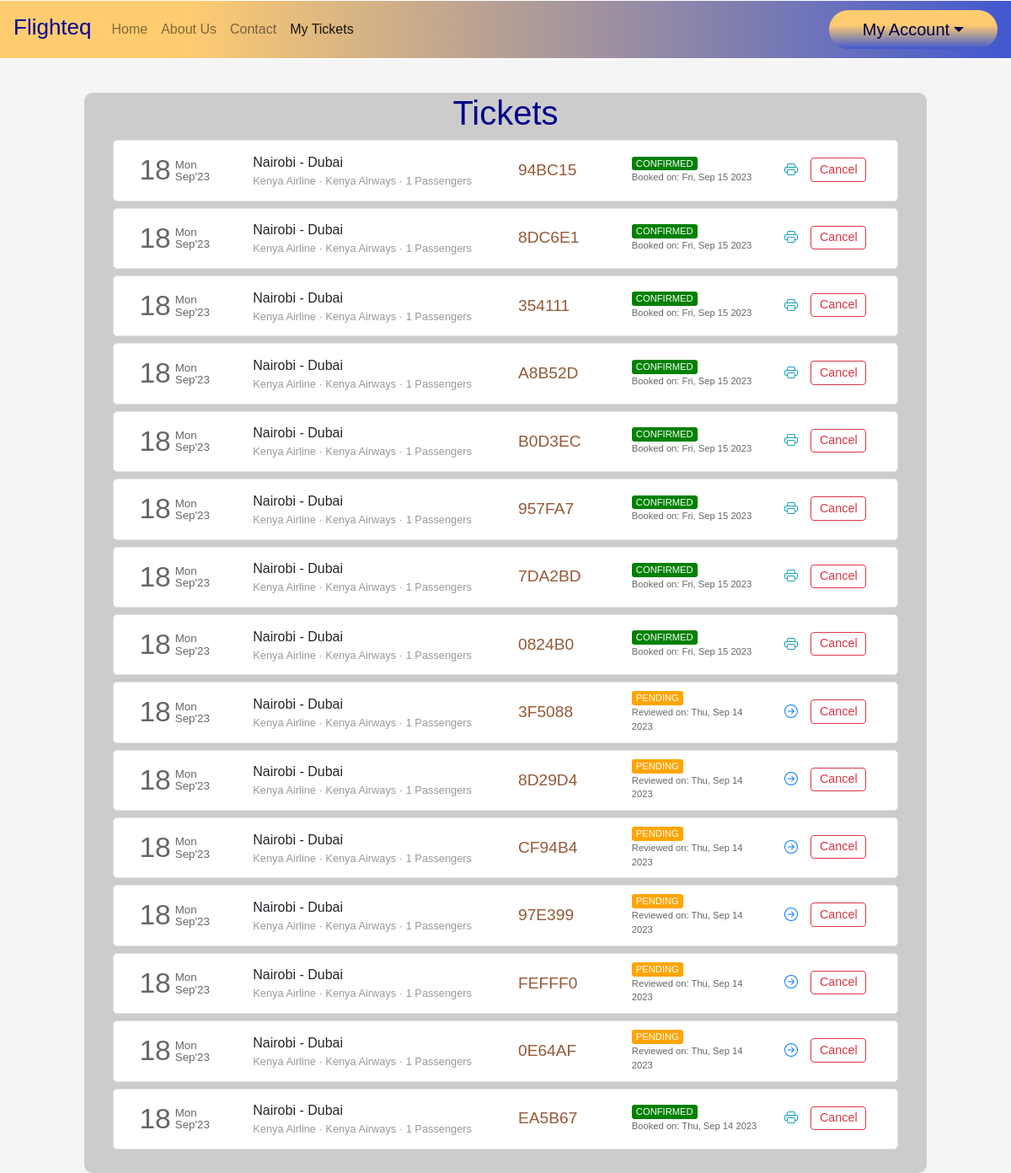
The app's page /flight/bookings (signed in) with its own data.
### flight/models.py (models this page shows, shortened)
class Ticket(models.Model):
    user = models.ForeignKey(User,on_delete=models.CASCADE,related_name="bookings", blank=True, null=True)
    ref_no = models.CharField(max_length=6, unique=True)
    passengers = models.ManyToManyField(Passenger, related_name="flight_tickets")
    flight = models.ForeignKey(Flight, on_delete=models.CASCADE, related_name="tickets", blank=True, null=True)
    flight_ddate = models.DateField(blank=True, null=True)
    flight_adate = models.DateField(blank=True, null=True)
    flight_fare = models.FloatField(blank=True,null=True)
    other_charges = models.FloatField(blank=True,null=True)
    coupon_used = models.CharField(max_length=15,blank=True)
    coupon_discount = models.FloatField(default=0.0)
    total_fare = models.FloatField(blank=True, null=True)
    seat_class = models.CharField(max_length=20, choices=SEAT_CLASS)
    booking_date = models.DateTimeField(default=datetime.now)
    mobile = models.CharField(max_length=20,blank=True)
    email = models.EmailField(max_length=45, blank=True)
    status = models.CharField(max_length=45, choices=TICKET_STATUS)

class Flight(models.Model):
    origin = models.ForeignKey(Place, on_delete=models.CASCADE, related_name="departures")
    destination = models.ForeignKey(Place, on_delete=models.CASCADE, related_name="arrivals")
    depart_time = models.TimeField(auto_now=False, auto_now_add=False)
    depart_day = models.ManyToManyField(Week, related_name="flights_of_the_day")
    duration = models.DurationField(null=True)
    arrival_time = models.TimeField(auto_now=False, auto_now_add=False)
    plane = models.CharField(max_length=24)
    airline = models.CharField(max_length=64)
    economy_fare = models.FloatField(null=True)
    business_fare = models.FloatField(null=True)
    first_fare = models.FloatField(null=True)

class Place(models.Model):
    city = models.CharField(max_length=64)
    airport = models.CharField(max_length=64)
    code = models.CharField(max_length=3)
    country = models.CharField(max_length=64)

### flight/views.py (the view)
# urls.py: path('flight/bookings', views.bookings, name="bookings"),
def bookings(request):
    if request.user.is_authenticated:
        tickets = Ticket.objects.filter(user=request.user).order_by('-booking_date')
        return render(request, 'flight/bookings.html', {
            'page': 'bookings',
            'tickets': tickets
        })
    else:
        return HttpResponseRedirect(reverse('login'))

### flight/templates/flight/bookings.html (shortened to what this page needs)
{% extends 'flight/base.html' %}
{% load static %}
{% block head %}
    <link rel="stylesheet" href="{% static 'css/bookings_style.css' %}">
{% endblock head %}
{% block body %}
    <section class="section section1">
        <div class="container">
            <h1>Tickets</h1>
            {% if tickets %}
                {% for ticket in tickets %}
                    <div class="row each-booking-div" id="{{ticket.ref_no}}">
                        <div class="col-2" style="display: flex;">
                            <div style="display: flex; color: #666666; margin-top: auto;">
                                <div>
                                    <span style="font-size: 2.1em;">{{ticket.flight_ddate | date:"d"}}</span>
                                </div>
                                <div style="font-size: smaller; display: flex; margin: auto 0; padding-left: 5px; line-height: 1em;">
                                    <div style="margin: auto;">
                                        <div style="margin-bottom: 1px;">{{ticket.flight_ddate | date:"D"}}</div>
                                        <div style="margin-top: 1px;">{{ticket.flight_ddate | date:"M'y"}}</div>
                                    </div>
                                </div>
                            </div>
                        </div>
                        <div class="col-4 middle-div">
                            <div style="width:100%">
                                <div class="row places-div" style=" display: flex;">
                                    <div style="max-width: 45%;">{{ticket.flight.origin.city}}</div>
                                    <div>&nbsp;-&nbsp;</div>
                                    <div style="max-width: 45%;">{{ticket.flight.destination.city}}</div>
                                </div>
                                <div class="row places-div" style="font-size: .8em; color: #999999; ">
                                    <div style="max-width: 100%;">{{ticket.flight.airline}} &middot; {{ticket.flight.plane}} &middot; {{ticket.passengers.count}} Passengers</div>
                                </div>
                            </div>
                        </div>
                        <div class="col-2 middle-div">
                            <div style="font-size: 1.2em; color: #945937;">{{ticket.ref_no}}</div>
                        </div>
                        <div class="col-2 middle-div">
                            <div>
                                <div class="row status-div">
                                    {% if ticket.status == 'CONFIRMED' %}
                                        <div class="green">{{ticket.status}}</div>
                                    {% endif %}
                                    {% if ticket.status == 'PENDING' %}
                                        <div class="orange">{{ticket.status}}</div>
                                    {% endif %}
                                </div>
                                <div class="row booking-date-div" style="font-size: .7em; color: #666;">
                                    {% if ticket.status == 'CONFIRMED' %}
                                        Booked on: {{ticket.booking_date | date:"D, M d Y"}}
                                    {% endif %}
                                    {% if ticket.status == 'PENDING' %}
                                        Reviewed on: {{ticket.booking_date | date:"D, M d Y"}}
                                    {% endif %}
                                </div>
                            </div>
                        </div>
                        <div class="col-2 last-div">
                            <div>
                                <div class="ticket-action-div">
                                    {% if ticket.status == 'CONFIRMED' %}
                                        <form action="{% url 'getticket' %}" method="get" target="_blank">
                                            <button type="submit" class="btn btn-outline-info btnp pbtn">
                                            </button>
                                        </form>
                                        <button class="btn btn-outline-danger btnp cbtn"  data-ref="{{ticket.ref_no}}" onclick="popup(this)">Cancel</button>
                                    {% endif %}
                                    {% if ticket.status == 'PENDING' %}
                                        <form action="{% url 'resumebooking' %}" method="POST">
                                            <button type="submit" class="btn btn-outline-primary btnp rbtn">
                                            </button>
                                        </form>
                                        <button type="button" class="btn btn-outline-danger btnp cbtn" data-ref="{{ticket.ref_no}}" onclick="popup(this)">Cancel</button>
                                    {% endif %}
                                </div>
                            </div>
                        </div>
                    </div>
                {% endfor %}
            {% endif %}
        </div>
    </section>
{% endblock %}

### flight/templates/flight/base.html (shortened to what this page needs)
{% load static %}
<!DOCTYPE html>
<html lang="en">
<head>
  <link rel="stylesheet" href="https://stackpath.bootstrapcdn.com/bootstrap/4.4.1/css/bootstrap.min.css">
  <link rel="stylesheet" href="https://use.typekit.net/cav5lva.css">
  <link rel="stylesheet" href="{% static 'css/base_style.css' %}">
  {% block head %}
  {% endblock %}
</head>
<body>
  <div class="container-fluid">
    <nav class="navbar navbar-expand-lg navbar-light">
      <a class="navbar-brand" href="{% url 'index' %}">
        <h1>Flighteq</h1>
      </a>
      <div class="collapse navbar-collapse" id="navbarSupportedContent">
        <ul class="navbar-nav mr-auto">
          <li class="nav-item {% if not page %}active{% endif %}">
            <a class="nav-link" href="{% url 'index' %}">Home</a>
          </li>
          <li class="nav-item"><a class="nav-link" href="{% url 'aboutus' %}">About Us</a></li>
          <li class="nav-item"><a class="nav-link" href="{% url 'contact' %}">Contact</a></li>
          <li class="nav-item {% if page == 'bookings' %}active{% endif %}">
            <a class="nav-link" href="{% url 'bookings' %}">My Tickets</a>
          </li>
        </ul>
        <ul class="navbar-nav">
          {% if not user.is_authenticated %}
            <li class="nav-item">
              <button class="btn btn-outline-danger" style="border-radius: 25rem;" onclick="window.location.href = '/login';">
                <svg width="1.1em" height="1.1em" viewBox="0 1.5 16 16" class="bi bi-person-fill" fill="currentColor" xmlns="http://www.w3.org/2000/svg">
                  <path fill-rule="evenodd" d="M3 14s-1 0-1-1 1-4 6-4 6 3 6 4-1 1-1 1H3zm5-6a3 3 0 1 0 0-6 3 3 0 0 0 0 6z"/>
                </svg>
                Login
              </button>
            </li>
          {% else %}
            <li class="nav-item dropdown my-account">
              <a class="nav-link dropdown-toggle btn-search" href="#" id="navbarDropdown" role="button" data-toggle="dropdown" aria-haspopup="true" aria-expanded="false" style="color: #004;">
                My Account
              </a>
            </li>
          {% endif %}
        </ul>
      </div>
    </nav>
    <main>
      {% block body %}{% endblock %}
    </main>
  </div>
</body>
</html>

### flight/static/css/base_style.css (style rules this page uses)
body { margin: 0px; padding: 0px; font-family: "Rubik", sans-serif; font-weight: normal; font-style: normal; width: 100%; }
.container-fluid { padding-left: 0px; padding-right: 0px; }
.navbar { margin: 0; background-image: linear-gradient(to right, #ffcc70 18%, #4158d0 100%, #ffcc70 130%); transition-duration: .2s; border-top: 1px solid #fff; border-bottom: 1px solid #fff; }
nav h1 { color: #009; font-size: 26px; margin-top: 3px; }
.section h1 { color: #008; text-align: center; }
.section { background-size: cover; background-position: center center; background-repeat: no-repeat; padding: 40px 100px; height: 100vh; margin-top: 0vh; width: 100vw; }
.btn-search { display: flex; justify-content: center; align-items: center; color: #004; min-width: 200px; font-size: 20px; border-radius: 30px; border: 0; background-image: linear-gradient(#ffcc70 38%, #4158d0 100%); }

### flight/static/css/bookings_style.css (style rules this page uses)
body { background-color: #f5f5f5; word-wrap: break-word; }
h1 { color: #008; }
.container { cursor: pointer; background-color: #ccc; padding-bottom: 20px; border-radius: 10px; }
.each-booking-div { width: 96%; margin: 5px auto 8px auto; transition-duration: .4s; padding: 10px 15px; background-color: #fff; border: 1px solid #e6e6e6; border-radius: 5px; }
.btnp { padding: .15rem .6rem; font-size: .9em; margin-top: 3px; margin-bottom: 5px; }
.each-booking-div > div { display: flex; overflow: auto; }
.each-booking-div > div > div { margin-top: auto; margin-bottom: auto; width: 100%; }
.green, .red, .orange { border-radius: 3px; color: white; padding-left: 5px; padding-right: 5px; font-size: .7em; }
.green { background-color: green; }
.orange { background-color: orange; }
.ticket-action-div { display: flex; justify-content: space-evenly; }
.pbtn, .rbtn { border: 0; }

### records on screen
Ticket: flight_ddate "18", flight_ddate "Mon", flight_ddate "Sep'23", flight.origin.city "Nairobi", flight.destination.city "Dubai", flight.airline "Kenya Airline", flight.plane "Kenya Airways", passengers.count "1", ref_no "94BC15", status "CONFIRMED", booking_date "Fri, Sep 15 2023"
Ticket: flight_ddate "18", flight_ddate "Mon", flight_ddate "Sep'23", flight.origin.city "Nairobi", flight.destination.city "Dubai", flight.airline "Kenya Airline", flight.plane "Kenya Airways", passengers.count "1", ref_no "8DC6E1", status "CONFIRMED", booking_date "Fri, Sep 15 2023"
Ticket: flight_ddate "18", flight_ddate "Mon", flight_ddate "Sep'23", flight.origin.city "Nairobi", flight.destination.city "Dubai", flight.airline "Kenya Airline", flight.plane "Kenya Airways", passengers.count "1", ref_no "354111", status "CONFIRMED", booking_date "Fri, Sep 15 2023"
Ticket: flight_ddate "18", flight_ddate "Mon", flight_ddate "Sep'23", flight.origin.city "Nairobi", flight.destination.city "Dubai", flight.airline "Kenya Airline", flight.plane "Kenya Airways", passengers.count "1", ref_no "A8B52D", status "CONFIRMED", booking_date "Fri, Sep 15 2023"
Ticket: flight_ddate "18", flight_ddate "Mon", flight_ddate "Sep'23", flight.origin.city "Nairobi", flight.destination.city "Dubai", flight.airline "Kenya Airline", flight.plane "Kenya Airways", passengers.count "1", ref_no "B0D3EC", status "CONFIRMED", booking_date "Fri, Sep 15 2023"
Ticket: flight_ddate "18", flight_ddate "Mon", flight_ddate "Sep'23", flight.origin.city "Nairobi", flight.destination.city "Dubai", flight.airline "Kenya Airline", flight.plane "Kenya Airways", passengers.count "1", ref_no "957FA7", status "CONFIRMED", booking_date "Fri, Sep 15 2023"
Ticket: flight_ddate "18", flight_ddate "Mon", flight_ddate "Sep'23", flight.origin.city "Nairobi", flight.destination.city "Dubai", flight.airline "Kenya Airline", flight.plane "Kenya Airways", passengers.count "1", ref_no "7DA2BD", status "CONFIRMED", booking_date "Fri, Sep 15 2023"
Ticket: flight_ddate "18", flight_ddate "Mon", flight_ddate "Sep'23", flight.origin.city "Nairobi", flight.destination.city "Dubai", flight.airline "Kenya Airline", flight.plane "Kenya Airways", passengers.count "1", ref_no "0824B0", status "CONFIRMED", booking_date "Fri, Sep 15 2023"
Ticket: flight_ddate "18", flight_ddate "Mon", flight_ddate "Sep'23", flight.origin.city "Nairobi", flight.destination.city "Dubai", flight.airline "Kenya Airline", flight.plane "Kenya Airways", passengers.count "1", ref_no "3F5088", status "PENDING", booking_date "Thu, Sep 14 2023"
Ticket: flight_ddate "18", flight_ddate "Mon", flight_ddate "Sep'23", flight.origin.city "Nairobi", flight.destination.city "Dubai", flight.airline "Kenya Airline", flight.plane "Kenya Airways", passengers.count "1", ref_no "8D29D4", status "PENDING", booking_date "Thu, Sep 14 2023"
Ticket: flight_ddate "18", flight_ddate "Mon", flight_ddate "Sep'23", flight.origin.city "Nairobi", flight.destination.city "Dubai", flight.airline "Kenya Airline", flight.plane "Kenya Airways", passengers.count "1", ref_no "CF94B4", status "PENDING", booking_date "Thu, Sep 14 2023"
Ticket: flight_ddate "18", flight_ddate "Mon", flight_ddate "Sep'23", flight.origin.city "Nairobi", flight.destination.city "Dubai", flight.airline "Kenya Airline", flight.plane "Kenya Airways", passengers.count "1", ref_no "97E399", status "PENDING", booking_date "Thu, Sep 14 2023"
Ticket: flight_ddate "18", flight_ddate "Mon", flight_ddate "Sep'23", flight.origin.city "Nairobi", flight.destination.city "Dubai", flight.airline "Kenya Airline", flight.plane "Kenya Airways", passengers.count "1", ref_no "FEFFF0", status "PENDING", booking_date "Thu, Sep 14 2023"
Ticket: flight_ddate "18", flight_ddate "Mon", flight_ddate "Sep'23", flight.origin.city "Nairobi", flight.destination.city "Dubai", flight.airline "Kenya Airline", flight.plane "Kenya Airways", passengers.count "1", ref_no "0E64AF", status "PENDING", booking_date "Thu, Sep 14 2023"
Ticket: flight_ddate "18", flight_ddate "Mon", flight_ddate "Sep'23", flight.origin.city "Nairobi", flight.destination.city "Dubai", flight.airline "Kenya Airline", flight.plane "Kenya Airways", passengers.count "1", ref_no "EA5B67", status "CONFIRMED", booking_date "Thu, Sep 14 2023"
